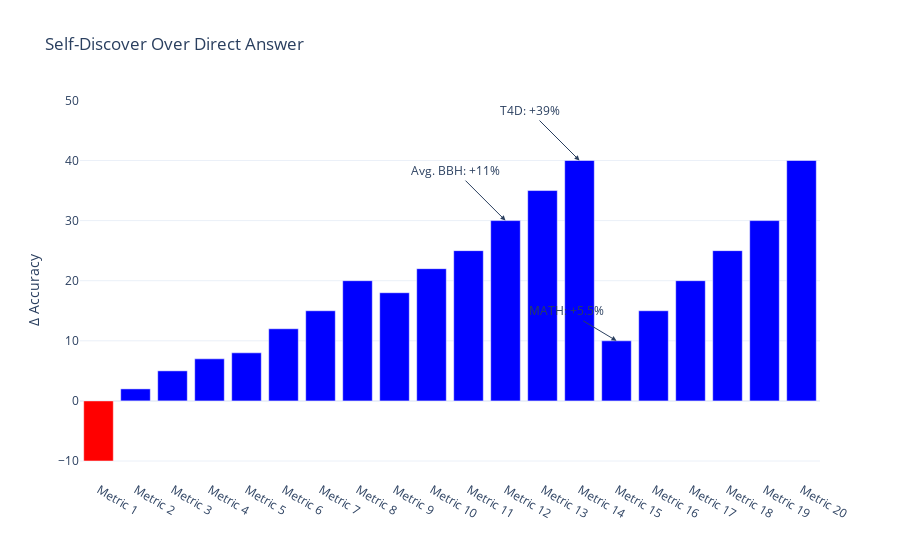

Here is the notebook cell this chart was saved with:
### Code cell
# Example data
categories = ["Metric " + str(i) for i in range(1, 21)]
delta_accuracy = [-10, 2, 5, 7, 8, 12, 15, 20, 18, 22, 25, 30, 35, 40, 10, 15, 20, 25, 30, 40]

# Create colors based on value (e.g., red for negative, blue for positive)
colors = ['red' if val < 0 else 'blue' for val in delta_accuracy]

# Create the bar chart
fig = go.Figure(
    data=[
        go.Bar(
            x=categories,
            y=delta_accuracy,
            marker_color=colors
        )
    ]
)

# Adding annotations
annotations = [
    dict(
        x=categories[11],
        y=delta_accuracy[11],
        text="Avg. BBH: +11%",
        showarrow=True,
        arrowhead=2,
        ax=-50,
        ay=-50
    ),
    dict(
        x=categories[13],
        y=delta_accuracy[13],
        text="T4D: +39%",
        showarrow=True,
        arrowhead=2,
        ax=-50,
        ay=-50
    ),
    dict(
        x=categories[14],
        y=delta_accuracy[14],
        text="MATH: +5.5%",
        showarrow=True,
        arrowhead=2,
        ax=-50,
        ay=-30
    ),
]

fig.update_layout(
    title="Self-Discover Over Direct Answer",
    xaxis_title="",
    yaxis_title="Δ Accuracy",
    annotations=annotations,
    template="plotly_white"
)

fig.show()

### Figure 1 — Plotly figure (JSON) as saved in the notebook; plotly's stock layout.template omitted (floating-point values rounded to 4 significant figures)
{"data": [{"marker": {"color": ["red", "blue", "blue", "blue", "blue", "blue", "blue", "blue", "blue", "blue", "blue", "blue", "blue", "blue", "blue", "blue", "blue", "blue", "blue", "blue"]}, "type": "bar", "x": ["Metric 1", "Metric 2", "Metric 3", "Metric 4", "Metric 5", "Metric 6", "Metric 7", "Metric 8", "Metric 9", "Metric 10", "Metric 11", "Metric 12", "Metric 13", "Metric 14", "Metric 15", "Metric 16", "Metric 17", "Metric 18", "Metric 19", "Metric 20"], "y": [-10, 2, 5, 7, 8, 12, 15, 20, 18, 22, 25, 30, 35, 40, 10, 15, 20, 25, 30, 40]}], "layout": {"annotations": [{"arrowhead": 2, "ax": -50, "ay": -50, "showarrow": true, "text": "Avg. BBH: +11%", "x": "Metric 12", "y": 30}, {"arrowhead": 2, "ax": -50, "ay": -50, "showarrow": true, "text": "T4D: +39%", "x": "Metric 14", "y": 40}, {"arrowhead": 2, "ax": -50, "ay": -30, "showarrow": true, "text": "MATH: +5.5%", "x": "Metric 15", "y": 10}], "title": {"text": "Self-Discover Over Direct Answer"}, "xaxis": {"title": {"text": ""}}, "yaxis": {"title": {"text": "Δ Accuracy"}}}}
